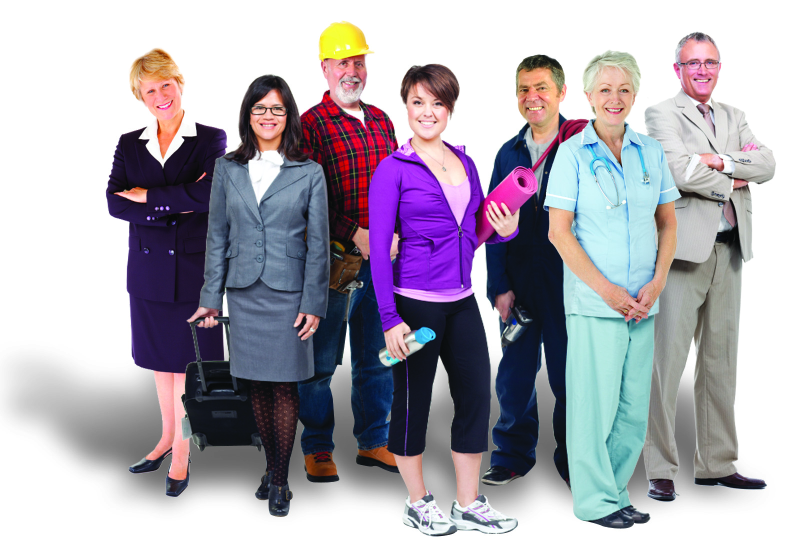
#> input picture python_applications/openCV_faceDetection/imgs/Working-People.jpg, 1578 x 1098 px (shown at 1/2 size); its folder holds only this picture in this run
$ jupyter execute --allow-errors openCV_faceDetection.ipynb
#> lines starting #> are read from the running program, lines starting #| are printed output that depends on the picture; after the words box and inside, x2 and y2 are one past the last pixel; in counts of white or black regions, pixels touching at a corner belong together
# Haar Cascades

[cell 1]
import cv2, os
import matplotlib.pyplot as plt


imgFolderPath = './imgs/'
cascadePath = './haarcascade_frontalface_default.xml'
imagePaths = []

# Create the haar cascade
faceCascade = cv2.CascadeClassifier(cascadePath)

# Reading images
for filename in os.listdir(imgFolderPath):
    imagePaths.append(imgFolderPath+filename)

for imgPath in imagePaths:
    # Read the image
    img = cv2.imread(imgPath)
#> img is the input picture: shape (1098, 1578, 3); mean B, G, R 177.9, 167.5, 172.5

    # Grayscale the image
    img_gray = cv2.cvtColor(img, cv2.COLOR_BGR2GRAY)
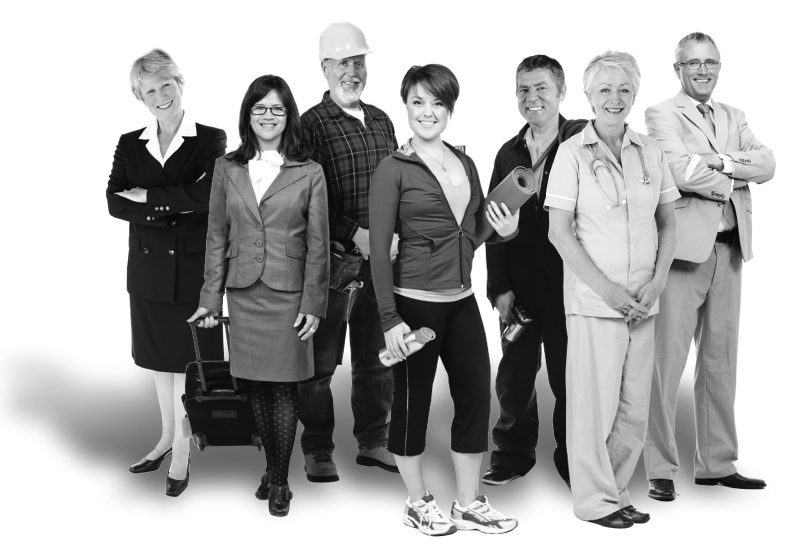
#> img_gray: shape (1098, 1578) (shown at 1/2 size); min 0, max 255, mean 170.2

    # Detect faces in the image
    faces = faceCascade.detectMultiScale(
        img_gray,
        scaleFactor=1.1351,
        minNeighbors=5,
        minSize=(80, 80)
    )
#> faces = [[625, 86, 101, 101], [1353, 87, 98, 98], [1017, 139, 99, 99], [1174, 138, 109, 109], [800, 165, 105, 105], [489, 181, 95, 95]]
    # Draw boxes around the faces
    for (x, y, w, h) in faces:
        cv2.rectangle(img, (x, y), (x+w, y+h), (0, 0, 255), 3)
#> this loop made 6 passes
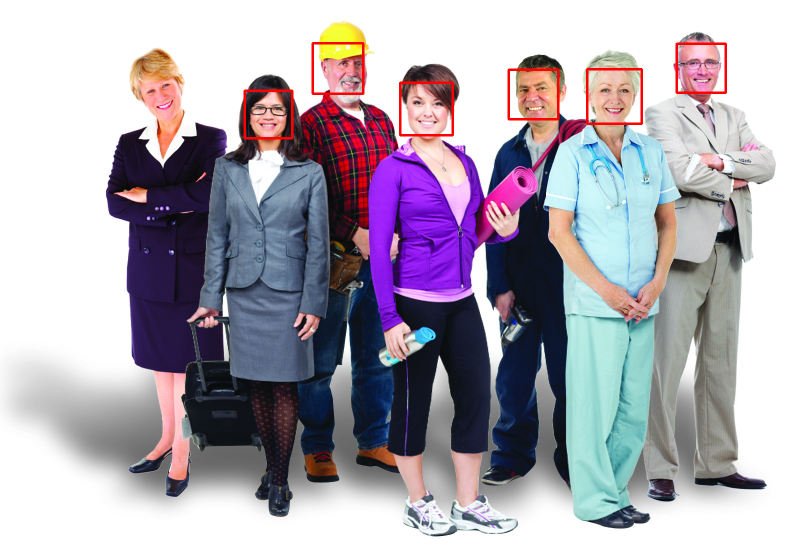
#> img: shape (1098, 1578, 3) (shown at 1/2 size); 0.7% of pixels changed, all inside (x1, y1, x2, y2) = (487, 84, 1454, 279)
    plt.figure()
    plt.imshow(cv2.cvtColor(img, cv2.COLOR_BGR2RGB))
    plt.show()

$ run again, on python_applications/openCV_faceDetection/imgs/happy-people-friends.jpg
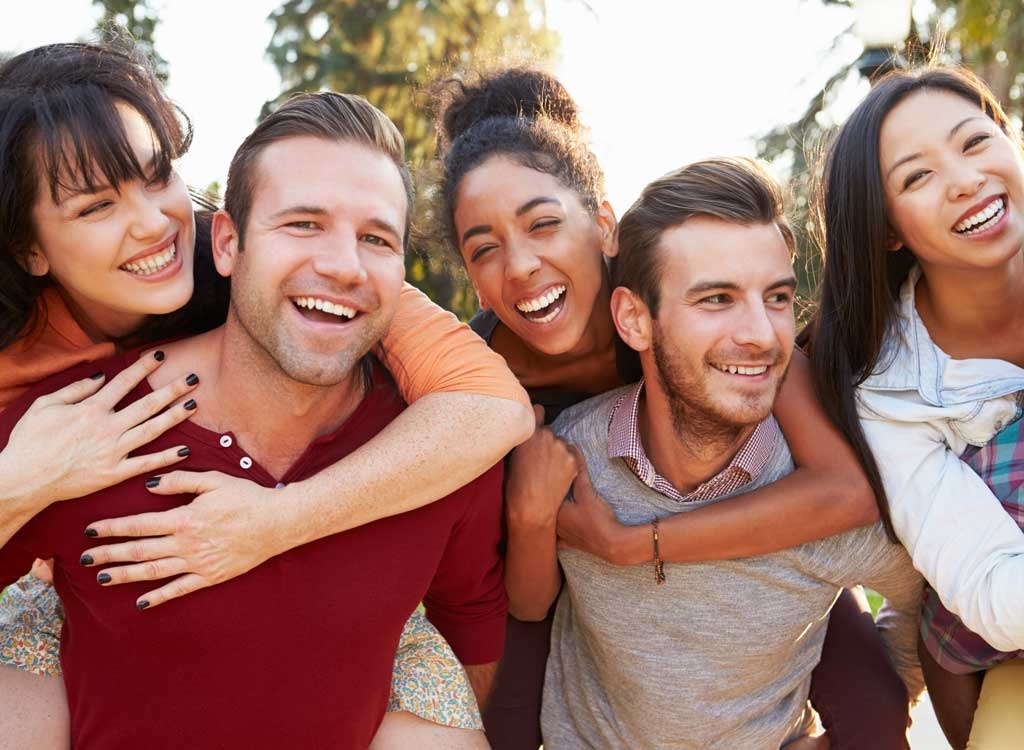
#> input picture python_applications/openCV_faceDetection/imgs/happy-people-friends.jpg, 1024 x 750 px
#> img is the input picture: shape (750, 1024, 3); mean B, G, R 109.6, 119.9, 159.2
#> `img_gray = cv2.cvtColor(img, cv2.COLOR_BGR2GRAY)`:
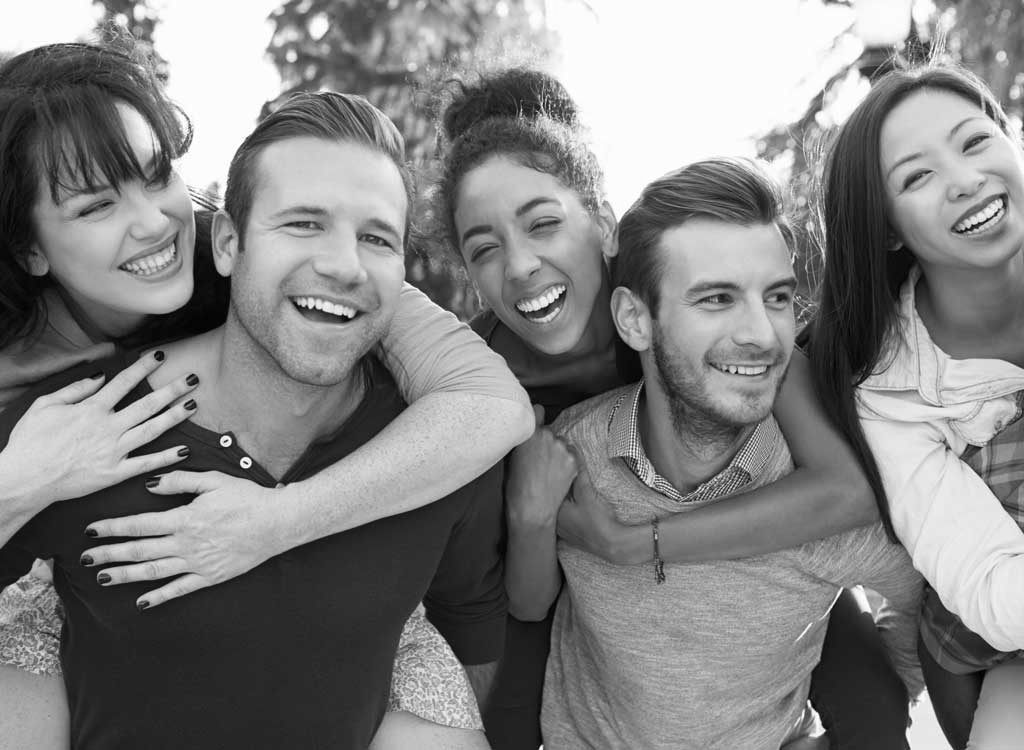
#> img_gray: shape (750, 1024); min 0, max 255, mean 130.5
#> faces = [[236, 153, 205, 205], [650, 226, 186, 186], [431, 162, 175, 175]]
#> the loop `for (x, y, w, h) in faces:` made 3 passes
#> after the loop `for (x, y, w, h) in faces:`:
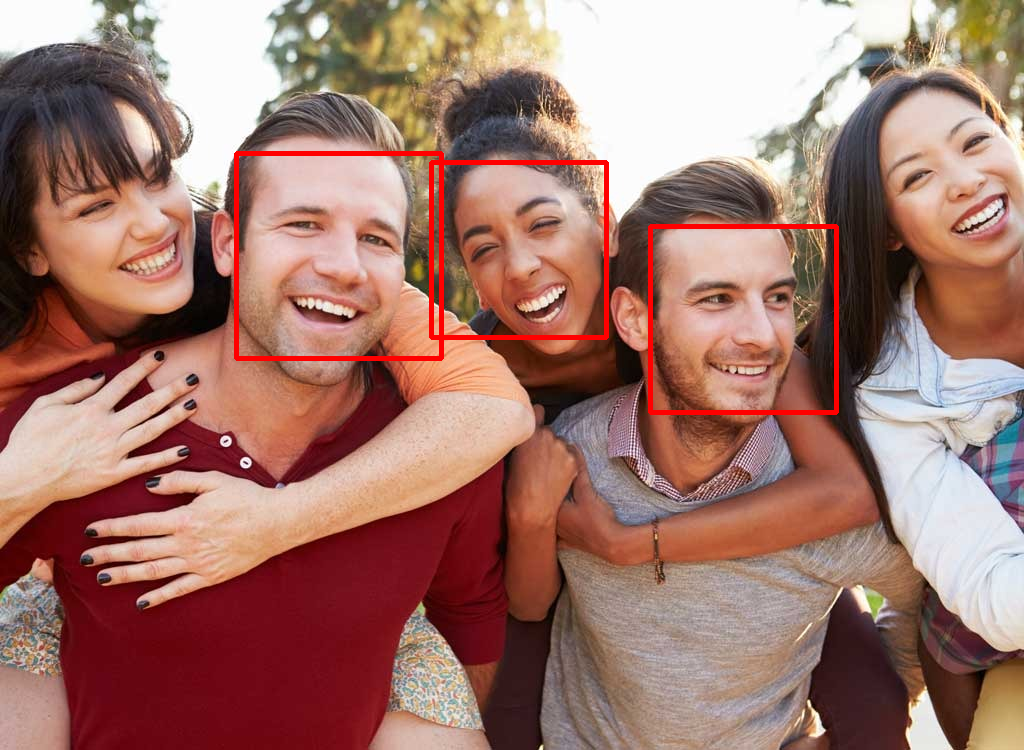
#> img: shape (750, 1024, 3); 1.46% of pixels changed, all inside (x1, y1, x2, y2) = (234, 151, 839, 415)
